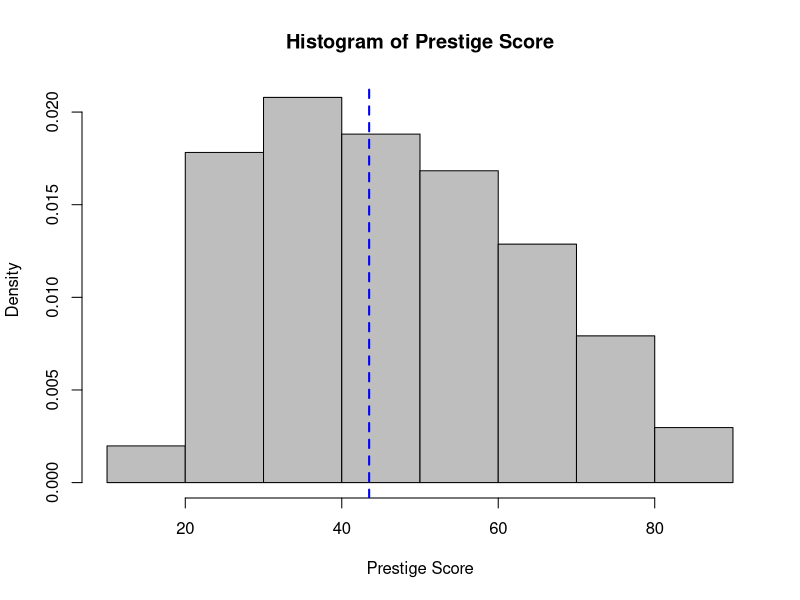
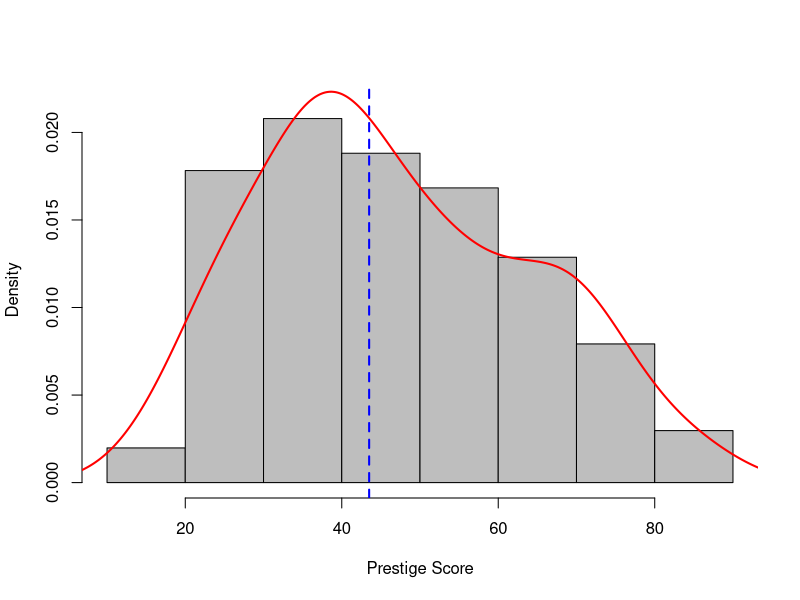
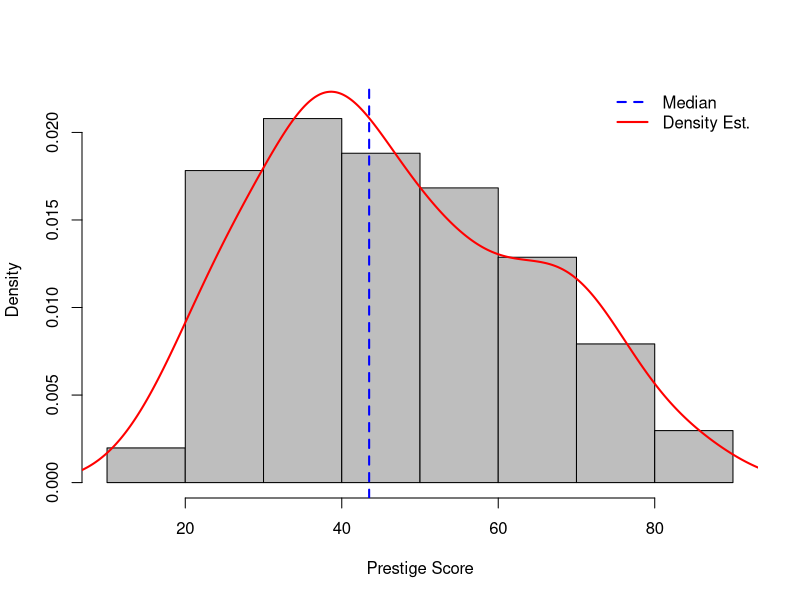
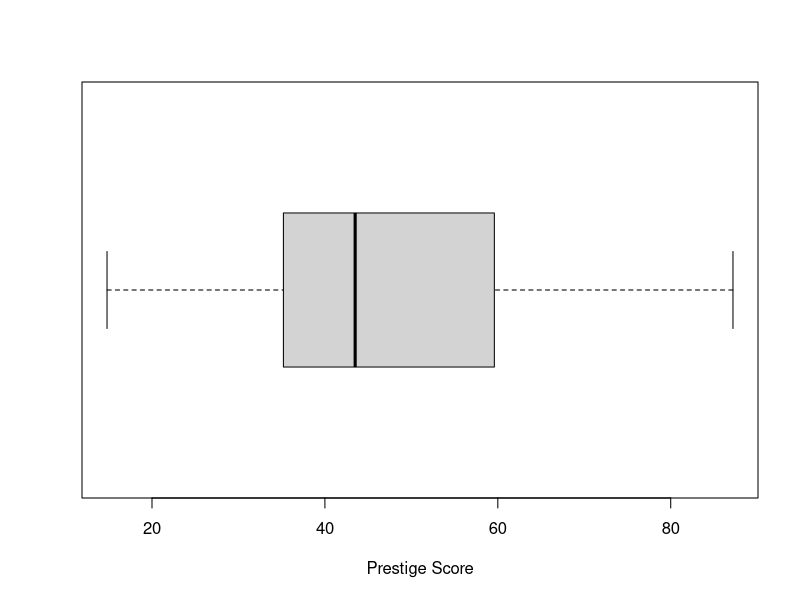
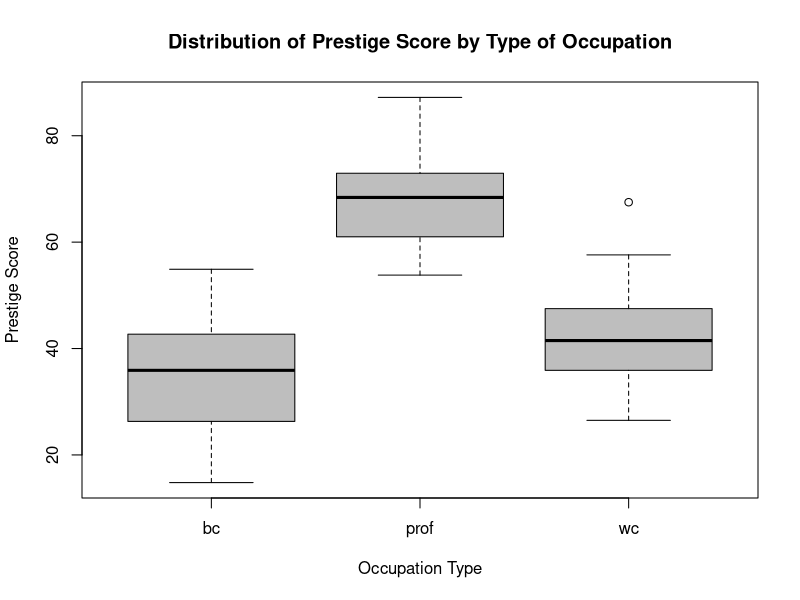
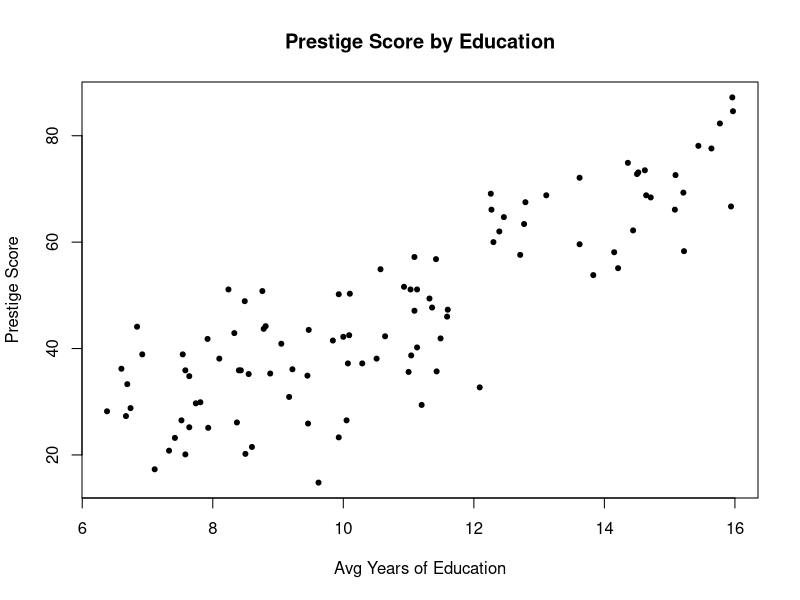
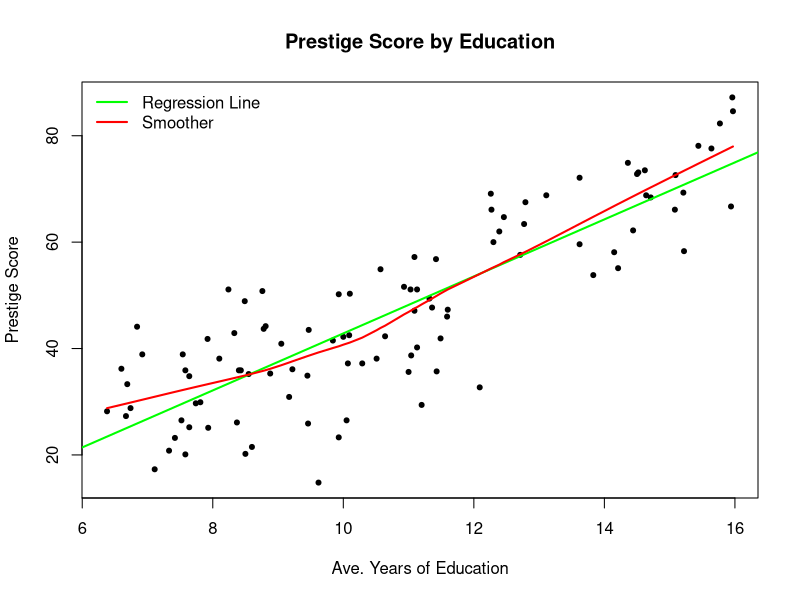
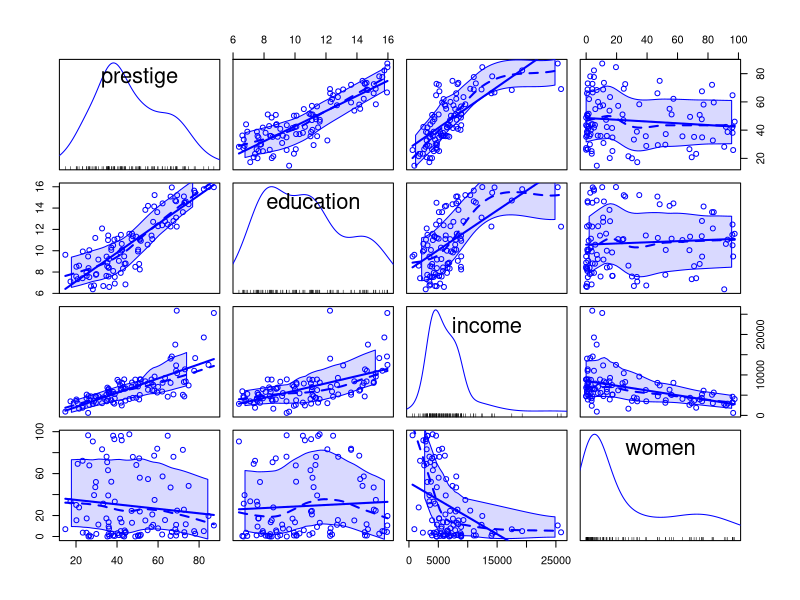

The R source for these figures, in order:
####################################################################################
### Exploratory Data Analysis - Complete code from slides
### Author: Chris Galbraith 
####################################################################################
## str()
str(str)
str(sample)

prestige <- read.table(file = here::here("data", "prestige_v2.csv"), 
                       sep=",", 
                       header=TRUE, 
                       row.names=1)
str(prestige)


## EDA - Numeric Summary
summary(prestige)


## Histograms
hist(prestige$prestige, freq = FALSE, 
     col = "grey",
     main = "Histogram of Prestige Score",
     xlab = "Prestige Score")
abline(v = median(prestige$prestige), col = "blue", lty = 2, lwd = 2)


## Histogram with overlaid density 
hist(prestige$prestige, freq=FALSE, col = "grey", main = "", xlab = "Prestige Score", ylim=c(0, 0.022))
abline(v = median(prestige$prestige), col = "blue", lty = 2, lwd = 2)
lines(density(prestige$prestige), col = "red", lwd = 2)


## Adding a Legend
hist(prestige$prestige, freq=FALSE, col = "grey", main = "", xlab = "Prestige Score", ylim=c(0, 0.022))
abline(v = median(prestige$prestige), col = "blue", lty = 2, lwd = 2)
lines(density(prestige$prestige), col = "red", lwd = 2)
legend("topright", legend = c("Median", "Density Est."),
       col = c("blue", "red"), lty = c(2, 1), lwd = 2, bty = "n")


## Boxplots
summary(prestige$prestige)
boxplot(prestige$prestige, horizontal = TRUE, xlab = "Prestige Score")


## Grouped Boxplots
boxplot(prestige ~ type, data = prestige, col = "grey",
        main = "Distribution of Prestige Score by Type of Occupation",
        xlab = "Occupation Type", ylab = "Prestige Score")


## Scatterplots
plot(x = prestige$education, y = prestige$prestige, type = "p", pch = 20,
     main = "Prestige Score by Education",
     xlab = "Avg Years of Education", ylab = "Prestige Score")


## Scatterplots, contd.
plot(prestige$education, prestige$prestige, type = "p", pch = 20,
     main = "Prestige Score by Education",
     xlab = "Ave. Years of Education", 
     ylab = "Prestige Score")
abline(reg = lm(prestige ~ education, data = prestige), col = "green", lwd = 2)  # linear regression
lines(lowess(x = prestige$education, y = prestige$prestige), col = "red", lwd = 2)  # smoother
legend("topleft", bty = "n",
       legend = c("Regression Line", "Smoother"), 
       col = c("green", "red"),
       lwd = c(2,2), 
       lty = 1)


## Scatterplot Matrices
library(car)
scatterplotMatrix( prestige[ ,c("prestige","education","income","women")] )
